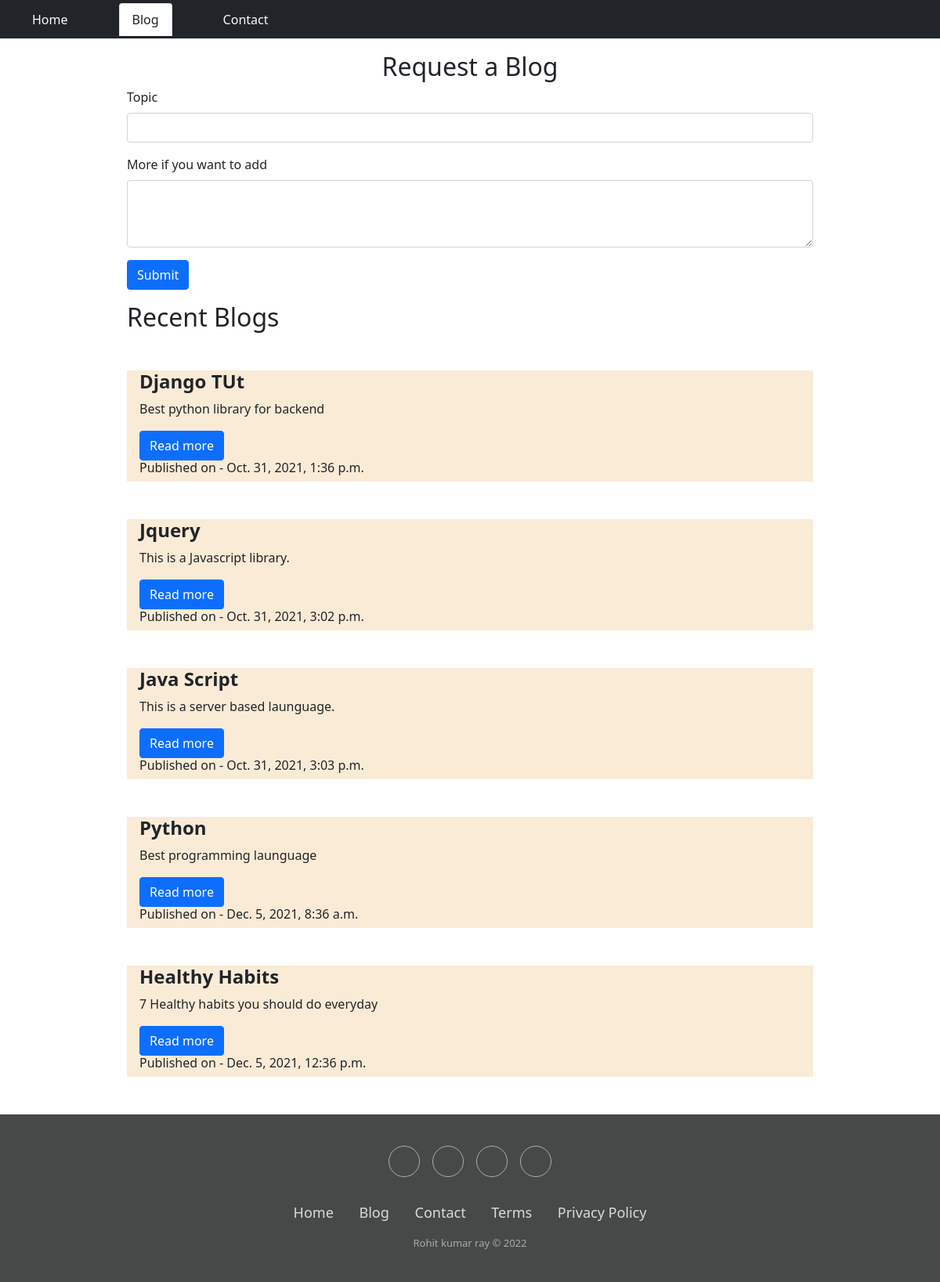
Screenshot of /blog/ with the database file from the repository.
### home/models.py (models this page shows, shortened)
class Blog(models.Model):
    sno = models.AutoField(primary_key=True)
    title = models.CharField(max_length=200)
    shortdesc = models.CharField(max_length=200)
    content = models.TextField()
    slug = models.CharField(max_length=100)
    time = models.DateTimeField(auto_now_add=True)

### home/views.py (the view)
# urls.py: path('blog/', views.blog, name='blog'),
def blog(request):
    blogs = Blog.objects.all()
    context2 = {'successful':False,'blogs': blogs}
    if request.method=='POST':
        topic = request.POST['topic']
        desc = request.POST['desc']
        inss = requestblog(topic=topic,desc=desc)
        inss.save()
        context2 = {'successful':True}
    return render(request,'blog.html',context2)

### template/blog.html (shortened to what this page needs)
{% extends 'base.html' %}
{% load static %}
{% block blog %}active text-dark{% endblock blog %}
{% block body %}
 <div class="container my-3 w-75">
    <h2 class="text-center">Request a Blog</h2>
    <form action="/blog/" method="post">
        <div class="mb-3">
          <label for="exampleInputEmail1" class="form-label">Topic</label>
          <input type="text" class="form-control mb-3" id="exampleInputEmail1" name="topic">
        </div>
        <div class="mb-3">
          <label for="exampleInputPassword1" class="form-label">More if you want to add</label>
          <textarea class="form-control" name="desc" id="" cols="20" rows="3"></textarea>
        </div>
        <button type="submit" class="btn btn-primary">Submit</button>
      </form>
 </div>
    <div class="container my-3 w-75">
        <h2>Recent Blogs</h2>
      {% for b in blogs %}
      <div class="d-flex align-items-center my-5 bn00">
        <div class="flex-grow-1 ms-3">
          <h4><strong>{{b.title}}</strong></h4>
        <p>{{b.shortdesc}}</p>
        <div>
          <a href="/blogpost/{{b.slug}}" class="btn btn-primary" role="button">Read more</a>
        </div>
          <h6>Published on - {{b.time}}</h6>
        </div>
      </div>
      {% endfor %}
    </div>
{% endblock body %}

### static/css/main.css (style rules this page uses)
* { text-decoration: none; }
.bn00 { background-color: antiquewhite; }

### rows the page displays
Blog: title "Django TUt", shortdesc "Best python library for backend", time "Oct. 31, 2021, 1:36 p.m."
Blog: title "Jquery", shortdesc "This is a Javascript library.", time "Oct. 31, 2021, 3:02 p.m."
Blog: title "Java Script", shortdesc "This is a server based launguage.", time "Oct. 31, 2021, 3:03 p.m."
Blog: title "Python", shortdesc "Best programming launguage", time "Dec. 5, 2021, 8:36 a.m."
Blog: title "Healthy Habits", shortdesc "7 Healthy habits you should do everyday", time "Dec. 5, 2021, 12:36 p.m."
